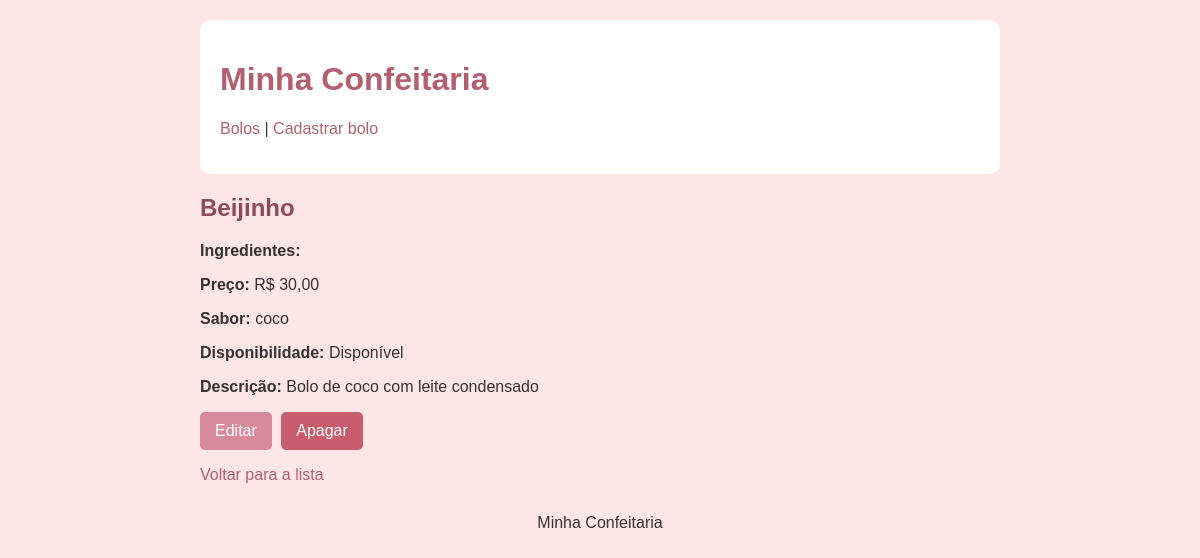
Page /catalogo/bolos/3/ on the committed database.
### catalogo/models.py (models this page shows, shortened)
class Bolo(models.Model):
    nome = models.CharField(max_length=255)
    sabor = models.CharField(max_length=100)
    ingredientes = models.TextField(default='')
    descricao = models.TextField(blank=True, null=True)
    preco = models.DecimalField(max_digits=6, decimal_places=2)
    disponivel = models.BooleanField(default=True)
    data_cadastro = models.DateTimeField(auto_now_add=True)

### catalogo/views.py (the view)
# urls.py: path('bolos/<int:pk>/', views.detalhe_bolo, name='detalhe_bolo'),
def detalhe_bolo(request, pk):
    bolo = get_object_or_404(Bolo, pk=pk)
    return render(request, 'catalogo/detalhe_bolo.html', {'bolo': bolo})

### catalogo/templates/catalogo/detalhe_bolo.html (shortened to what this page needs)
{% extends 'catalogo/base.html' %}
{% block content %}
<h2>{{ bolo.nome }}</h2>
<p><strong>Ingredientes:</strong></p>
<p><strong>Preço:</strong> R$ {{ bolo.preco }}</p>
<p><strong>Sabor:</strong> {{ bolo.sabor }}</p>
<p><strong>Disponibilidade:</strong>
{% if bolo.disponivel %}
    Disponível
{% else %}
    Indisponível
{% endif %}
</p>
{% if bolo.descricao %}
<p><strong>Descrição:</strong> {{ bolo.descricao }}</p>
{% endif %}
<p>
    <a class="botao" href="{% url 'catalogo:editar_bolo' bolo.pk %}">Editar</a>
    <a class="botao apagar" href="{% url 'catalogo:apagar_bolo' bolo.pk %}">Apagar</a>
</p>
<p><a href="{% url 'catalogo:lista_bolos' %}">Voltar para a lista</a></p>
{% endblock %}

### catalogo/static/catalogo/style.css (style rules this page uses)
body { font-family: Arial, sans-serif; background-color: #ffe6e6; color: #333; max-width: 800px; margin: 0 auto; padding: 20px; }
h1, h2 { color: #8e4a5a; }
a { color: #b45f70; text-decoration: none; }
.botao { display: inline-block; background-color: #d8899a; color: white; padding: 10px 15px; border: none; border-radius: 5px; cursor: pointer; text-decoration: none; margin-right: 5px; }
.apagar { background-color: #c75c6d; }

### rows in the picture
Bolo: nome "Beijinho", preco "30,00", sabor "coco", descricao "Bolo de coco com leite condensado"
